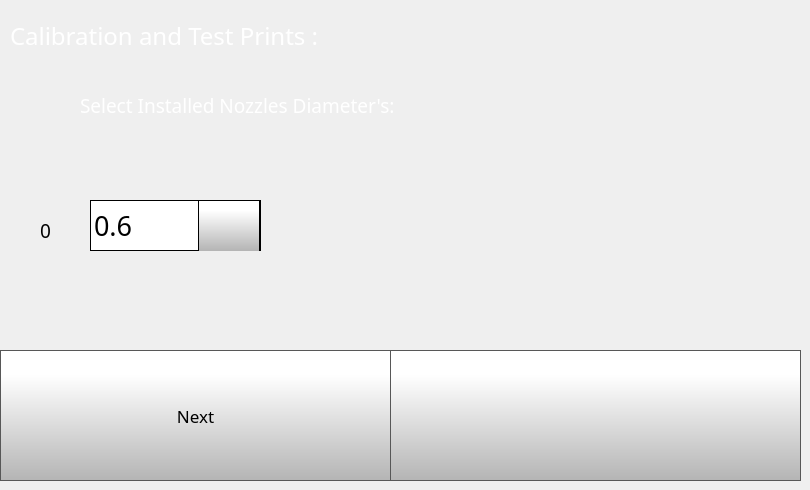
    <widget class="QWidget" name="testPrintsPage1">
     <widget class="QLabel" name="calibrateLabel_36">
      <property name="geometry">
       <rect>
        <x>10</x>
        <y>20</y>
        <width>469</width>
        <height>31</height>
       </rect>
      </property>
      <property name="font">
       <font>
        <family>Gotham</family>
        <pointsize>18</pointsize>
        <bold>false</bold>
       </font>
      </property>
      <property name="styleSheet">
       <string notr="true">color: rgb(255, 255, 255);</string>
      </property>
      <property name="text">
       <string>Calibration and Test Prints :</string>
      </property>
     </widget>
     <widget class="QLabel" name="tool0Label_27">
      <property name="geometry">
       <rect>
        <x>10</x>
        <y>80</y>
        <width>50</width>
        <height>50</height>
       </rect>
      </property>
      <property name="font">
       <font>
        <family>Gotham Medium</family>
        <pointsize>14</pointsize>
        <bold>false</bold>
        <underline>false</underline>
        <strikeout>false</strikeout>
       </font>
      </property>
      <property name="styleSheet">
       <string notr="true">
   color:  white;</string>
      </property>
      <property name="text">
       <string/>
      </property>
      <property name="pixmap">
       <pixmap>templates/img/exclamation-mark.png</pixmap>
      </property>
      <property name="scaledContents">
       <bool>true</bool>
      </property>
     </widget>
     <widget class="QLabel" name="calibrateLabel_58">
      <property name="geometry">
       <rect>
        <x>80</x>
        <y>90</y>
        <width>465</width>
        <height>31</height>
       </rect>
      </property>
      <property name="font">
       <font>
        <family>Gotham</family>
        <pointsize>14</pointsize>
        <bold>false</bold>
       </font>
      </property>
      <property name="styleSheet">
       <string notr="true">color: rgb(255, 255, 255);</string>
      </property>
      <property name="text">
       <string>Select Installed Nozzles Diameter's:</string>
      </property>
     </widget>
     <widget class="QLabel" name="tool0Label_28">
      <property name="geometry">
       <rect>
        <x>31</x>
        <y>208</y>
        <width>50</width>
        <height>50</height>
       </rect>
      </property>
      <property name="font">
       <font>
        <family>Gotham Medium</family>
        <pointsize>14</pointsize>
        <bold>false</bold>
        <underline>false</underline>
        <strikeout>false</strikeout>
       </font>
      </property>
      <property name="styleSheet">
       <string notr="true">
   color:  white;</string>
      </property>
      <property name="text">
       <string/>
      </property>
      <property name="pixmap">
       <pixmap>templates/img/Nozzle.png</pixmap>
      </property>
      <property name="scaledContents">
       <bool>true</bool>
      </property>
     </widget>
     <widget class="QLabel" name="tool0TargetTemperature_27">
      <property name="geometry">
       <rect>
        <x>10</x>
        <y>220</y>
        <width>41</width>
        <height>21</height>
       </rect>
      </property>
      <property name="font">
       <font>
        <family>Gotham</family>
        <pointsize>14</pointsize>
        <bold>false</bold>
        <underline>false</underline>
        <strikeout>false</strikeout>
       </font>
      </property>
      <property name="styleSheet">
       <string notr="true">
   color:  black;
background-color: rgba(255, 255, 255, 0);</string>
      </property>
      <property name="text">
       <string>0</string>
      </property>
      <property name="alignment">
       <set>Qt::AlignRight|Qt::AlignTrailing|Qt::AlignVCenter</set>
      </property>
     </widget>
     <widget class="QComboBox" name="testPrintsTool0SizeComboBox">
      <property name="geometry">
       <rect>
        <x>90</x>
        <y>200</y>
        <width>171</width>
        <height>51</height>
       </rect>
      </property>
      <property name="font">
       <font>
        <family>Gotham</family>
        <pointsize>20</pointsize>
       </font>
      </property>
      <property name="styleSheet">
       <string notr="true"> QScrollBar:vertical {
     border: 1px solid black;
border-radius: 5px;
    background-color: rgb(40,40,40);
     width: 60px;
     margin: 67px 0 67px 0;
 }

/* Sets up the color and height of handle */
QScrollBar::handle:vertical {
border-radius: 5px;
background: qlineargradient(spread:pad, x1:0, y1:1, x2:0, y2:0.188, stop:0 rgba(180, 180, 180, 255), stop:1 rgba(255, 255, 255, 255));
min-height: 7px;
}


QScrollBar::add-line:vertical {
     border: 1px solid black;
background: qlineargradient(spread:pad, x1:0, y1:1, x2:0, y2:0.188, stop:0 rgba(180, 180, 180, 255), stop:1 rgba(255, 255, 255, 255));
     height:65px;
border-radius: 5px;
     subcontrol-position: bottom;
     subcontrol-origin: margin;
 }

 QScrollBar::sub-line:vertical {
     border: 1px solid black;
background: qlineargradient(spread:pad, x1:0, y1:1, x2:0, y2:0.188, stop:0 rgba(180, 180, 180, 255), stop:1 rgba(255, 255, 255, 255));
     height: 65px;
border-radius: 5px;
     subcontrol-position: top;
     subcontrol-origin: margin;
 }

QScrollBar::up-arrow:vertical {
 image: url(./templates/img/arrows.png);
    width: 40px;
    height: 40px;
 padding: 5px;
 }
QScrollBar::down-arrow:vertical {
 image: url(./templates/img/arrows-5.png);
    width: 40px;
    height: 40px;
 padding: 5px;
 }

/* need this to get rid of crosshatching on scrollbar background */
QScrollBar::add-page:vertical, QScrollBar::sub-page:vertical {
background: none;
}

QComboBox {
border: 1px solid black;
    padding: 0px 18px 0px 3px;
    min-width: 6em;

}

QComboBox::item {
	color: rgb(0, 0, 0);
}

QComboBox:editable {
    background: white;
}

QComboBox:!editable, QComboBox::drop-down:editable {
background: white;
}

/* QComboBox gets the &quot;on&quot; state when the popup is open */
QComboBox:!editable:on, QComboBox::drop-down:editable:on {
background: white;
}


QComboBox::drop-down {
border-left: 1px solid black;
border-right: 1px solid black;
	background-color: qlineargradient(spread:pad, x1:0, y1:1, x2:0, y2:0.188, stop:0 rgba(180, 180, 180, 255), stop:1 rgba(255, 255, 255, 255));
    width: 60px;
     height: 50px;

}

QComboBox::down-arrow {

image: url(./templates/img/arrows-5.png);
width: 30px;
height: 30px;

}


QComboBox QAbstractItemView {
    selection-background-color: rgb(40, 40, 40);
    background: white;
}</string>
      </property>
      <property name="editable">
       <bool>false</bool>
      </property>
      <property name="maxVisibleItems">
       <number>8</number>
      </property>
      <property name="iconSize">
       <size>
        <width>30</width>
        <height>30</height>
       </size>
      </property>
      <item>
       <property name="text">
        <string>0.6</string>
       </property>
      </item>
      <item>
       <property name="text">
        <string>0.4</string>
       </property>
      </item>
      <item>
       <property name="text">
        <string>0.8</string>
       </property>
      </item>
     </widget>
     <widget class="QPushButton" name="testPrintsNextButton">
      <property name="geometry">
       <rect>
        <x>0</x>
        <y>350</y>
        <width>391</width>
        <height>131</height>
       </rect>
      </property>
      <property name="font">
       <font>
        <family>Gotham</family>
        <pointsize>13</pointsize>
       </font>
      </property>
      <property name="styleSheet">
       <string notr="true">QPushButton {
     border: 1px solid rgb(87, 87, 87);
	background-color: qlineargradient(spread:pad, x1:0, y1:1, x2:0, y2:0.188, stop:0 rgba(180, 180, 180, 255), stop:1 rgba(255, 255, 255, 255));


}

QPushButton:pressed {
    background-color: qlineargradient(x1: 0, y1: 0, x2: 0, y2: 1,
                                      stop: 0 #dadbde, stop: 1 #f6f7fa);
}

QPushButton:flat {
    border: none; /* no border for a flat push button */
}

QPushButton:default {
    border-color: navy; /* make the default button prominent */
}

QPushButton:focus {
	outline: none;
}</string>
      </property>
      <property name="text">
       <string>Next</string>
      </property>
      <property name="iconSize">
       <size>
        <width>40</width>
        <height>40</height>
       </size>
      </property>
     </widget>
     <widget class="QPushButton" name="testPrintsBackButton">
      <property name="geometry">
       <rect>
        <x>390</x>
        <y>350</y>
        <width>411</width>
        <height>131</height>
       </rect>
      </property>
      <property name="font">
       <font>
        <family>Gotham</family>
        <pointsize>13</pointsize>
       </font>
      </property>
      <property name="styleSheet">
       <string notr="true">QPushButton {
     border: 1px solid rgb(87, 87, 87);
	background-color: qlineargradient(spread:pad, x1:0, y1:1, x2:0, y2:0.188, stop:0 rgba(180, 180, 180, 255), stop:1 rgba(255, 255, 255, 255));


}

QPushButton:pressed {
    background-color: qlineargradient(x1: 0, y1: 0, x2: 0, y2: 1,
                                      stop: 0 #dadbde, stop: 1 #f6f7fa);
}

QPushButton:flat {
    border: none; /* no border for a flat push button */
}

QPushButton:default {
    border-color: navy; /* make the default button prominent */
}

QPushButton:focus {
	outline: none;
}</string>
      </property>
      <property name="text">
       <string/>
      </property>
      <property name="icon">
       <iconset>
        <normaloff>templates/img/arrows-4.png</normaloff>templates/img/arrows-4.png</iconset>
      </property>
      <property name="iconSize">
       <size>
        <width>70</width>
        <height>70</height>
       </size>
      </property>
     </widget>
    </widget>
